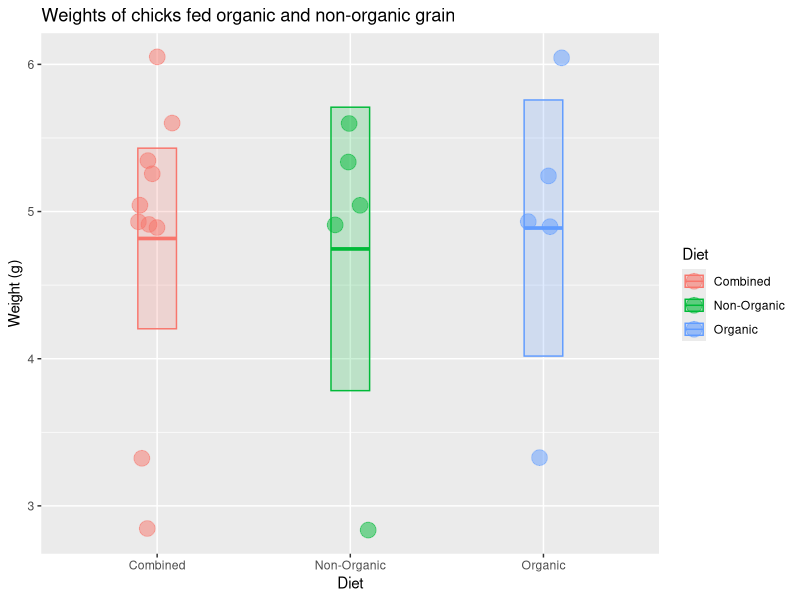

This chart was generated by the following R code:
## ---- chunk 1
k <- c(6.05 ,4.89, 3.32, 4.93, 5.25, 5.04, 4.91, 2.84, 5.60, 5.34)
## ---- chunk 2
length(k) 
median(k) 
mean(k)
sd(k)
## ---- chunk 3
n <- length(k) # sample size
sem <- sd(k) / sqrt(n) 
## ---- chunk 4
mean(k) + 1.96 * sem 
mean(k) - 1.96 * sem 
c(mean(k) + 1.96 * sem, mean(k) - 1.96 * sem) 
## ---- chunk 5

library(tidyverse)

# check to make sure you did the part above correctly
# if not, generate some fake x data
x<-k
if (!exists("x") | !is.numeric(x) | !length(x) == 10) x <- rep(1, 10)

# put the chick data into a data frame
chick_data <-
  tibble::tibble(
    diet = rep(c("Combined", "Combined", "Organic", "Non-Organic"), each = 5),
    weight = c(x, x)
  )

# summarize the chick weights by diet
chick_summary <-
  chick_data %>% 
  group_by(diet) %>% 
  summarize(
    mean = mean(weight),
    median = median(weight),
    sd = sd(weight),
    n = n(),
    sem = sd / sqrt(n),
    upper = mean + 1.96 * sem,   # upper confidence limit
    lower = mean - 1.96 * sem,   # lower confidence limit
    .groups = "drop"
  )

# plot chick weights
ggplot(chick_data, aes(x = diet, y = weight, color = diet, fill = diet)) +
  geom_jitter(size = 5, shape = 21, alpha = 0.5, width = 0.1) +
  geom_crossbar(
    mapping = aes(ymin = lower, ymax = upper, y = mean), 
    data = chick_summary,
    width = 0.2, alpha = 0.2
  ) +
  labs(
    title = "Weights of chicks fed organic and non-organic grain",
    x = "Diet",
    color = "Diet",
    fill = "Diet",
    y = "Weight (g)"
  )

